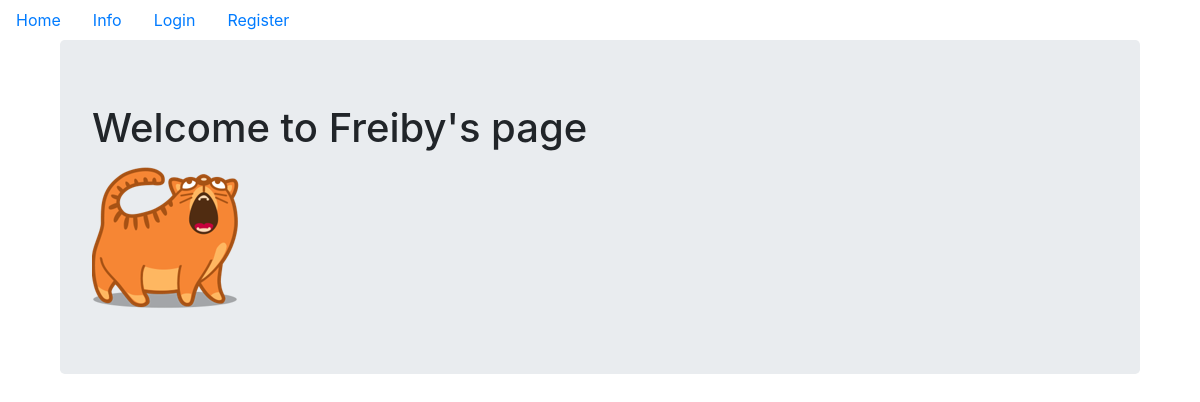
The page /Freiby on the database as committed earlier.
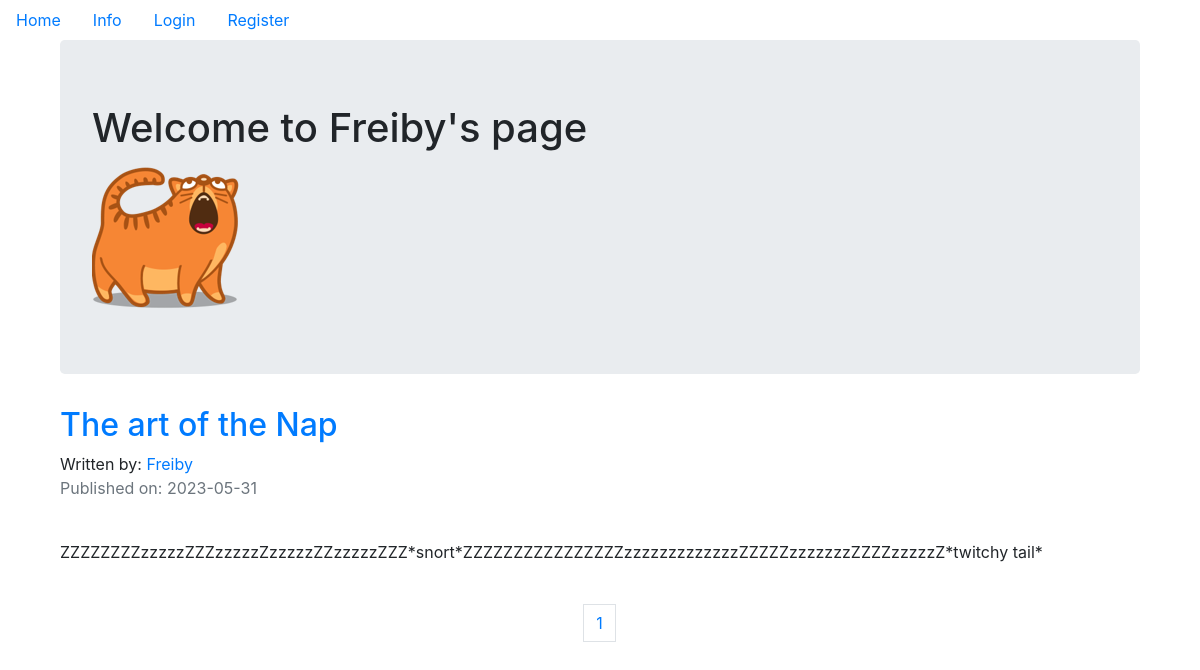
The same page on the database as committed later.
### kittencompanyblog/models.py (models this page shows, shortened)
class BlogPost(db.Model):
    users = db.relationship(User) #connects blog post with user model, not using foreign key yet
    id = db.Column(db.Integer, primary_key = True)
    user_id = db.Column(db.Integer, db.ForeignKey('users.id'), nullable = False)
    date = db.Column(db.DateTime, nullable = False, default = datetime.utcnow)
    title = db.Column(db.String(140), nullable = False)
    text = db.Column(db.Text, nullable = False)

class User(db.Model, UserMixin):
    __tablename__ = 'users'
    id = db.Column(db.Integer, primary_key = True)
    profile_image = db.Column(db.String(64), nullable = False, default = 'default_profile.png')
    email = db.Column(db.String(64), unique=True, index=True)
    username = db.Column(db.String(64), unique=True, index=True)
    password_hash = db.Column(db.String(128))
    posts = db.relationship('BlogPost', backref='author', lazy=True)

### kittencompanyblog/users/views.py (the view)
@users.route('/<username>')
def user_posts(username):
    page = request.args.get('page',1,type=int) #pagination
    user = User.query.filter_by(username=username).first_or_404()
    blog_posts = BlogPost.query.filter_by(author=user).order_by(BlogPost.date.desc()).paginate(page=page, per_page=5)
    return render_template('user_blogpost.html', blog_posts=blog_posts, user=user)

### kittencompanyblog/templates/user_blogpost.html
{% extends 'base.html' %}
{% block content %}
<div class="container">
    <div class="jumbotron text-align-center">
        <h1>Welcome to {{user.username}}'s page</h1>
        <img src="{{url_for('static', filename='profile_pics/'+user.profile_image)}}" alt="">
    </div>
{% for post in blog_posts.items %}
<h2><a href="{{url_for('blog_posts.blog_post', blog_post_id=post.id)}}">{{post.title}}</a></h2>
Written by: <a href="{{url_for('users.user_posts', username=post.author.username)}}">{{post.author.username}}</a>
<p class="text-muted">Published on: {{post.date.strftime("%Y-%m-%d")}}</p>
<br>
<p>{{post.text}}</p>
<br>
{% endfor %}
</div>
    <nav aria-label="Page navigation example">
        <ul class="pagination justify-content-center">
            {% for page_num in blog_posts.iter_pages(left_edge=1,right_edge=1,left_current=1,right_current=2) %}
                {% if blog_posts.page == page_num %}
                <li class="class-item disabled">
                    <a class="page-link" href="{{url_for('users.user_posts', username = user.username, page=page_num)}}">{{ page_num }}</a>
                </li>
                {% else %}
                <li class="class-item">
                    <a class="page-link" href="{{url_for('users.user_posts', username = user.username, page=page_num)}}">{{ page_num }}</a>
                </li>
                {% endif %}
            {% endfor %}
      </nav>
{% endblock %}

Rows that differ between the two databases and show on the page:
added BlogPost: title "The art of the Nap", author.username "Freiby", date "2023-05-31", text "ZZZZZZZZzzzzzZZZzzzzzZzzzzzZZzzzzzZZZ*snort*ZZZZZZZZZZZZZZZZzzzzzzzzzzzzzZZZZZzzzzzzzZZZZzzzzzZ*twitchy tail*"
Other text that changed with them:
new list line: "1"
